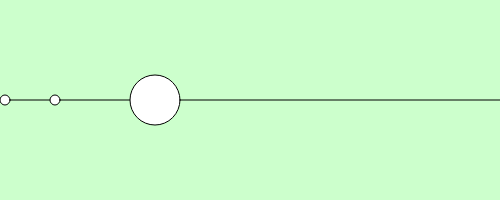
Frame 1 (no input)
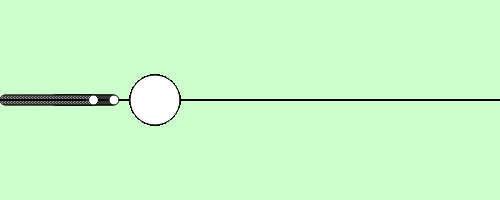
Frame 60 (no input)
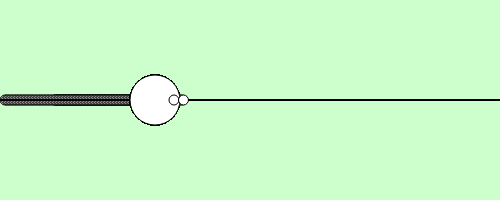
Frame 120 (the mouse pressed at the canvas centre since frame 60)

The p5.js sketch that drew these frames (run headless with seeded random() and noise() and a simulated clock; from frame 60 on, the mouse is pressed at the canvas centre):

// p5.js sketch
// ── sketch.js
function setup() {
  createCanvas(500, 200);
  background('#ccffcc');
}

class Human {
  constructor(x, y) {
    this.x = x;
    this.y = y;
  }
  moveRight(spd) {
    this.x += spd;
  }
}

var a_san = new Human(55, 100);
var b_san = new Human(5, 100);
var x = 0;

function draw() {
  // 道
  line(0, 100, 500, 100);
  // 駅
  ellipse(155, 100, 50, 50);
  // Aさん
  ellipse(a_san.x, a_san.y, 10, 10);
  // Bさん
  ellipse(b_san.x, b_san.y, 10, 10);
  a_san.moveRight(1);
  b_san.moveRight(1.5);
}
